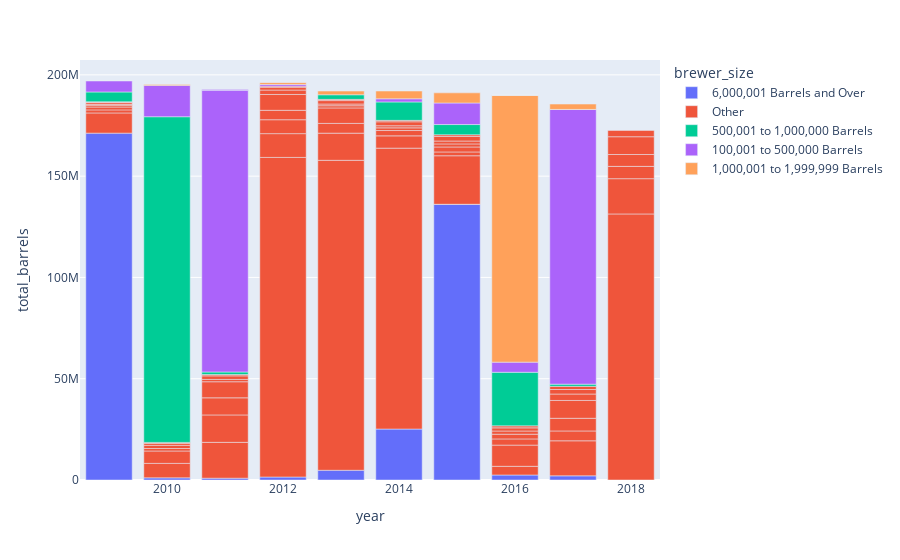

Here is the notebook cell this chart was saved with:
### Markdown cell above
We can reduce the number of brewer size options by lumping together some of the values to form a larger range:

### Code cell
fig = px.bar(
    bs,
    x='year',
    y='total_barrels',
    color='brewer_size'
)

fig.show()

### Figure 1 — Plotly figure (JSON) as saved in the notebook; plotly's stock layout.template omitted (floating-point values rounded to 4 significant figures)
{"data": [{"alignmentgroup": "True", "hovertemplate": "brewer_size=6,000,001 Barrels and Over<br>year=%{x}<br>total_barrels=%{y}<extra></extra>", "legendgroup": "6,000,001 Barrels and Over", "marker": {"color": "#636efa", "pattern": {"shape": ""}}, "name": "6,000,001 Barrels and Over", "offsetgroup": "6,000,001 Barrels and Over", "orientation": "v", "showlegend": true, "textposition": "auto", "type": "bar", "x": [2009, 2010, 2011, 2012, 2013, 2014, 2015, 2015, 2016, 2017], "xaxis": "x", "y": [171200000.0, 1060000.0, 893300.0, 1468000.0, 4798000.0, 25150000.0, 136100000.0, 0, 2462000.0, 2062000.0], "yaxis": "y"}, {"alignmentgroup": "True", "hovertemplate": "brewer_size=Other<br>year=%{x}<br>total_barrels=%{y}<extra></extra>", "legendgroup": "Other", "marker": {"color": "#EF553B", "pattern": {"shape": ""}}, "name": "Other", "offsetgroup": "Other", "orientation": "v", "showlegend": true, "textposition": "auto", "type": "bar", "x": [2009, 2009, 2009, 2009, 2009, 2009, 2009, 2009, 2010, 2010, 2010, 2010, 2010, 2010, 2011, 2011, 2011, 2011, 2011, 2011, 2011, 2012, 2012, 2012, 2012, 2012, 2012, 2012, 2012, 2013, 2013, 2013, 2013, 2013, 2013, 2013, 2013, 2014, 2014, 2014, 2014, 2014, 2014, 2014, 2015, 2015, 2015, 2015, 2015, 2015, 2015, 2016, 2016, 2016, 2016, 2016, 2016, 2016, 2017, 2017, 2017, 2017, 2017, 2017, 2017, 2018, 2018, 2018, 2018, 2018, 2018], "xaxis": "x", "y": [9970000.0, 1502000.0, 1412000.0, 895100.0, 442800.0, 859900.0, 400400.0, 3.7, 7138000.0, 6124000.0, 1226000.0, 1544000.0, 911100.0, 560200.0, 17703591, 13520000.0, 8449000.0, 7927000.0, 1158000.0, 1754000.0, 662100.0, 157800000.0, 11735116, 6864000.0, 4655000.0, 7810000.0, 2179000.0, 1403000.0, 516700.0, 153000000.0, 13390000.0, 4821000.0, 7638000.0, 1088000.0, 842800.0, 1694000.0, 602100.0, 138700000.0, 6055000.0, 2640000.0, 1311000.0, 1042000.0, 1960000.0, 698700.0, 23940000.0, 1888000.0, 2454000.0, 1509000.0, 1428000.0, 2243000.0, 835800.0, 4294000.0, 10470000.0, 3052000.0, 2330000.0, 1578000.0, 1551000.0, 993300.0, 17290000.0, 4869000.0, 6253000.0, 8793000.0, 3176000.0, 2230000.0, 1565000.0, 131300000.0, 17410000.0, 6076000.0, 5860000.0, 8777000.0, 3120000.0], "yaxis": "y"}, {"alignmentgroup": "True", "hovertemplate": "brewer_size=500,001 to 1,000,000 Barrels<br>year=%{x}<br>total_barrels=%{y}<extra></extra>", "legendgroup": "500,001 to 1,000,000 Barrels", "marker": {"color": "#00cc96", "pattern": {"shape": ""}}, "name": "500,001 to 1,000,000 Barrels", "offsetgroup": "500,001 to 1,000,000 Barrels", "orientation": "v", "showlegend": true, "textposition": "auto", "type": "bar", "x": [2009, 2010, 2011, 2013, 2014, 2015, 2016, 2017], "xaxis": "x", "y": [4831000.0, 160800000.0, 1254000.0, 2272000.0, 9094000.0, 5051000.0, 26450000.0, 1074000.0], "yaxis": "y"}, {"alignmentgroup": "True", "hovertemplate": "brewer_size=100,001 to 500,000 Barrels<br>year=%{x}<br>total_barrels=%{y}<extra></extra>", "legendgroup": "100,001 to 500,000 Barrels", "marker": {"color": "#ab63fa", "pattern": {"shape": ""}}, "name": "100,001 to 500,000 Barrels", "offsetgroup": "100,001 to 500,000 Barrels", "orientation": "v", "showlegend": true, "textposition": "auto", "type": "bar", "x": [2009, 2010, 2011, 2011, 2012, 2014, 2015, 2016, 2017, 2017], "xaxis": "x", "y": [5422000.0, 15450000.0, 139000000.0, 458100.0, 821100.0, 1549000.0, 10650000.0, 4999000.0, 135600000.0, 6.73], "yaxis": "y"}, {"alignmentgroup": "True", "hovertemplate": "brewer_size=1,000,001 to 1,999,999 Barrels<br>year=%{x}<br>total_barrels=%{y}<extra></extra>", "legendgroup": "1,000,001 to 1,999,999 Barrels", "marker": {"color": "#FFA15A", "pattern": {"shape": ""}}, "name": "1,000,001 to 1,999,999 Barrels", "offsetgroup": "1,000,001 to 1,999,999 Barrels", "orientation": "v", "showlegend": true, "textposition": "auto", "type": "bar", "x": [2010, 2012, 2013, 2014, 2015, 2016, 2016, 2017], "xaxis": "x", "y": [426000.0, 913900.0, 1825000.0, 3837000.0, 4997000.0, 131700000.0, 4.43, 2656000.0], "yaxis": "y"}], "layout": {"barmode": "relative", "legend": {"title": {"text": "brewer_size"}, "tracegroupgap": 0}, "margin": {"t": 60}, "xaxis": {"anchor": "y", "domain": [0, 1], "title": {"text": "year"}}, "yaxis": {"anchor": "x", "domain": [0, 1], "title": {"text": "total_barrels"}}}}
